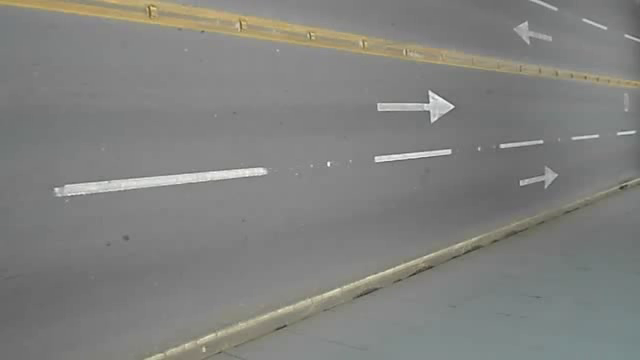
#> input picture frame 37 of bgs_playground/dataset/video.avi, 640 x 360 px, given in place of clip_08.mp4, which was not available
$ python ransac.py
#> lines starting #> are read from the running program, lines starting #| are printed output that depends on the picture; pictures that were not available may be replaced by others from this repository, and a replacement may not be noted
#> in process_crossing_video, frame is the input picture: shape (360, 640, 3); mean B, G, R 126.8, 129.6, 129.1
import cv2
import numpy as np
from skimage.measure import LineModelND, ransac

def calculate_ransac_roi(frame, min_samples=10, residual_threshold=5.0, max_trials=1000,
                         scale=0.5, max_points=5000):
    """
    Core math function: Runs the double-pass RANSAC on a single frame.
    Returns the ROI polygon points (in full-resolution coordinates).

    Efficiency:
      - `scale` < 1.0 runs edge detection + RANSAC on a downscaled frame
        (~1/scale^2 fewer edge points) and rescales the result back up.
      - `max_points` caps how many edge points RANSAC sees; RANSAC computes
        residuals across every point on every trial, so this bounds the cost.
    """
#> called with min_samples = 10, residual_threshold = 8, max_trials = 1000, scale = 0.5, max_points = 5000
    # Work on a downscaled copy: rails are long straight lines, so half-res
    # edge detection finds them just as well for a fraction of the points.
    small = cv2.resize(frame, None, fx=scale, fy=scale, interpolation=cv2.INTER_AREA)
    gray = cv2.cvtColor(small, cv2.COLOR_BGR2GRAY)
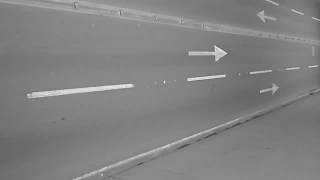
#> gray: shape (180, 320); min 63, max 241, mean 129.2
    blurred = cv2.GaussianBlur(gray, (5, 5), 0)
    edges = cv2.Canny(blurred, 50, 150)
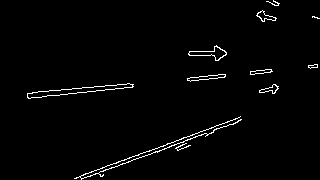
#> edges: shape (180, 320); 1.8% white in thin lines or dots

    y_coords, x_coords = np.where(edges > 0)
#> y_coords = 1048 values from 0 to 179; x_coords = 1048 values, max 319 at index 75, min 27 at index 562, mean 175.3
    data = np.column_stack([x_coords, y_coords])
#> data = 1048 pairs, first value 27 to 319, second value 0 to 179

    if len(data) < min_samples * 2:
        return None

    # Subsample edge points to a fixed budget so RANSAC cost stays bounded
    # regardless of how cluttered the scene is.
    if len(data) > max_points:
        idx = np.random.choice(len(data), max_points, replace=False)
        data = data[idx]

    # First Pass
    model_1, inliers_1 = ransac(data, LineModelND, min_samples=min_samples,
                                residual_threshold=residual_threshold, max_trials=max_trials)

    outliers_1 = data[~inliers_1]
#> outliers_1 = 674 pairs, first value 74 to 319, second value 0 to 179
    if len(outliers_1) < min_samples:
        return None

    # Second Pass
    model_2, inliers_2 = ransac(outliers_1, LineModelND, min_samples=min_samples,
                                residual_threshold=residual_threshold, max_trials=max_trials)

    # Generate Polygon boundaries (in downscaled coordinates)
    height, width = small.shape[:2]
#> height = 180; width = 320
    y_bottom = height
#> y_bottom = 180
    y_top = height // 3
#> y_top = 60

    def get_x_for_y(model, target_y):
#> (the run stopped early here; a loop or call above may not have finished)

$ run again, starting later in the video
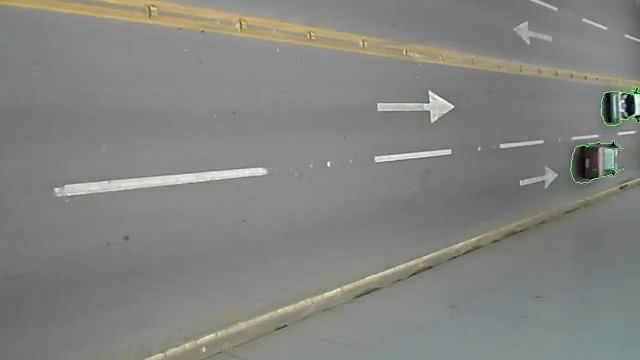
#> input picture frame 168 of bgs_playground/dataset/video.avi, 640 x 360 px, given in place of clip_08.mp4, which was not available
#> in process_crossing_video, frame is the input picture: shape (360, 640, 3); mean B, G, R 128.7, 131.9, 131.4
#> in calculate_ransac_roi, `gray = cv2.cvtColor(small, cv2.COLOR_BGR2GRAY)`:
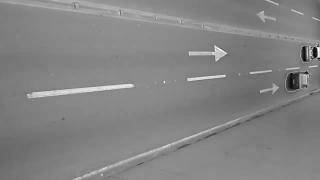
#> gray: shape (180, 320); min 2, max 247, mean 131.4
#> in calculate_ransac_roi, `edges = cv2.Canny(blurred, 50, 150)`:
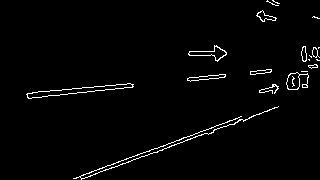
#> edges: shape (180, 320); 2.1% white in thin lines or dots
#> y_coords = 1237 values from 0 to 179; x_coords = 1237 values, max 319 at index 71, min 26 at index 769, mean 197.9
#> data = 1237 pairs, first value 26 to 319, second value 0 to 179
#> outliers_1 = 770 pairs, first value 26 to 319, second value 0 to 139

$ run again, starting later in the video
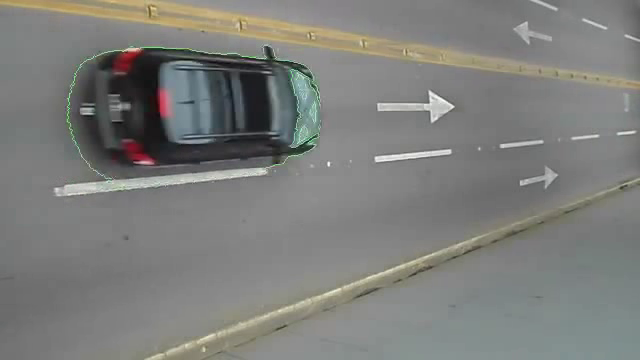
#> input picture frame 299 of bgs_playground/dataset/video.avi, 640 x 360 px, given in place of clip_08.mp4, which was not available
#> in process_crossing_video, frame is the input picture: shape (360, 640, 3); mean B, G, R 123.1, 126.2, 125.4
#> in calculate_ransac_roi, `gray = cv2.cvtColor(small, cv2.COLOR_BGR2GRAY)`:
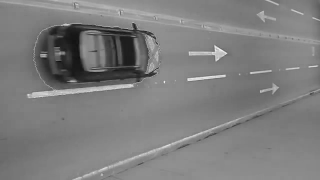
#> gray: shape (180, 320); min 17, max 240, mean 125.6
#> in calculate_ransac_roi, `edges = cv2.Canny(blurred, 50, 150)`:
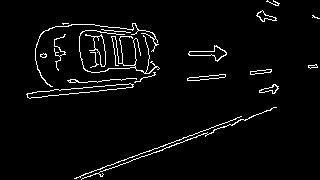
#> edges: shape (180, 320); 3.6% white in thin lines or dots
#> y_coords = 2095 values from 0 to 179; x_coords = 2095 values, max 319 at index 76, min 26 at index 1623, mean 141.3
#> data = 2095 pairs, first value 26 to 319, second value 0 to 179
#> outliers_1 = 1580 pairs, first value 35 to 319, second value 0 to 179
